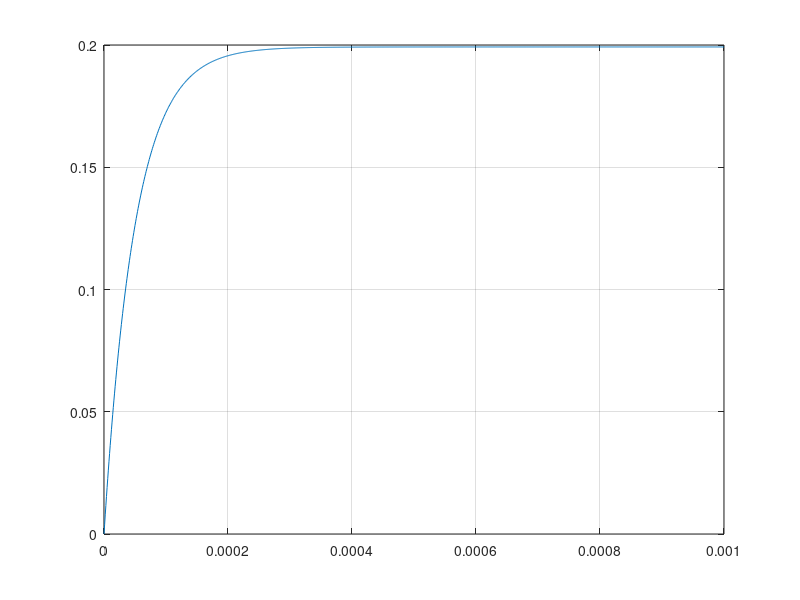

The MATLAB script that drew this image:

## \[ \overset\Rightarrow{\mu} = NI\overset\Rightarrow{A} \]
windings = 150;
radius_inductor = 40*10^(-3); ## meter
area_inductor = pi * radius_inductor ^2; ## meter^2
voltage = 8; ## volt
resistor_series = 2.4 * 10^0; ## ohm

## \[R_\text{L} = \rho \frac{l}{A} \]
resistivity_copper = 1.77 * 10^(-8); ## ohm-meter
crosssectional_areal =(( 0.15*10^(-3) )/2)^2 * pi; ## meter^2
## \[    l = N \uptau r \]
length_inductor_wire = windings * 2 * pi * radius_inductor ## meter
resistor_inductor = resistivity_copper * length_inductor_wire / crosssectional_areal  ## ohm
## resistor_inductor = 30; ## ohm

## \[ i_\text{L}(\infty)\ = \frac{V}{R_\text{serie}+R_\text{L}} \]
resistance = resistor_series + resistor_inductor
current = voltage / resistance ## ampere


dipole = windings * current * area_inductor ## ampere * meter ^2


# Inductor inductance
## \[L = \mu_0\mu_r \frac{N^2 |\bivec{A}|}{l_\text{inductor}}  \]
magnetic_permeability = 4 * pi * 10^(-7); ## weber / ampere-meter
length_inductor = 5 * 10^(-3); # meter
inductance = magnetic_permeability * windings^2 * area_inductor / length_inductor ## Henry
inductance = 2 * 10^-3

# charge time
## \[    i_\text{L}(t) = i_\text{L}(\infty) - [i_\text{L}(\infty)-i_\text{L}(0+)]\eu^{-\frac{t}{\tau}}\]
time_constant = inductance / resistance ## second


f = figure;
set(f, "visible", "off")

t=0:(1*10^-6):(1*10^-3);
f = current - ((current - 0).* exp(-t ./time_constant));
plot(t, f), grid

print("MyPNG.png", "-dpng");

fclose all
fid = fopen("./filename.csv",'w');
A = [t; f]';
fprintf(fid,'%s, %s\n','time','current');
fprintf(fid,'%f, %f\n',A);
fclose(fid);
